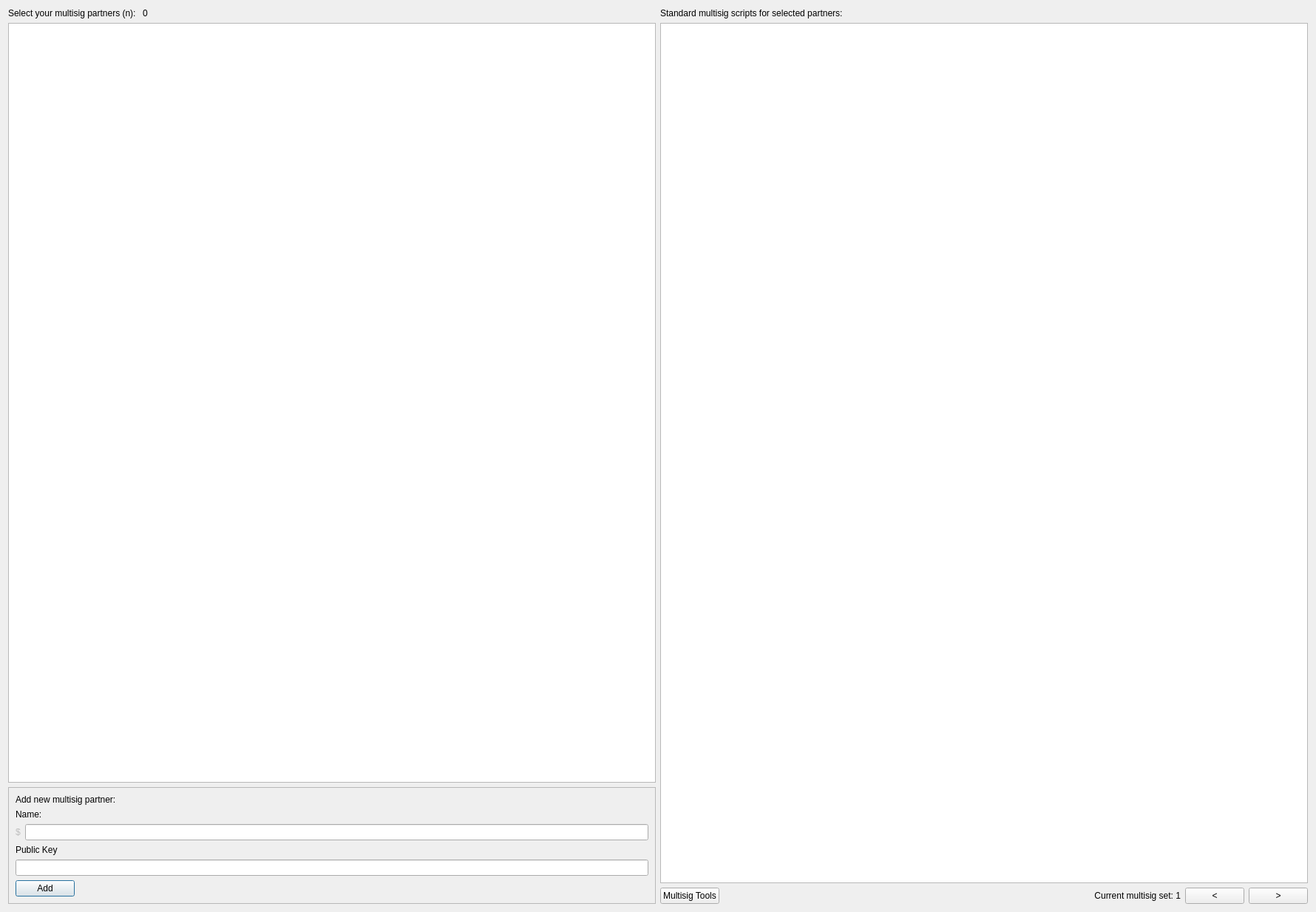
<?xml version="1.0" encoding="UTF-8"?>
<ui version="4.0">
 <class>MultisigLoungeDialog</class>
 <widget class="QDialog" name="MultisigLoungeDialog">
  <property name="geometry">
   <rect>
    <x>0</x>
    <y>0</y>
    <width>1780</width>
    <height>1234</height>
   </rect>
  </property>
  <property name="windowTitle">
   <string>Multisig Lounge</string>
  </property>
  <layout class="QHBoxLayout" name="horizontalLayout">
   <item>
    <layout class="QVBoxLayout" name="verticalLayout">
     <item>
      <layout class="QHBoxLayout" name="horizontalLayout_3">
       <property name="bottomMargin">
        <number>0</number>
       </property>
       <item>
        <widget class="QLabel" name="label">
         <property name="sizePolicy">
          <sizepolicy hsizetype="Maximum" vsizetype="Preferred">
           <horstretch>0</horstretch>
           <verstretch>0</verstretch>
          </sizepolicy>
         </property>
         <property name="text">
          <string>Select your multisig partners (n): </string>
         </property>
        </widget>
       </item>
       <item>
        <widget class="QLabel" name="labelN">
         <property name="text">
          <string>0</string>
         </property>
        </widget>
       </item>
      </layout>
     </item>
     <item>
      <widget class="QTableWidget" name="tableWidgetPartner">
       <property name="font">
        <font>
         <family>Noto Mono</family>
        </font>
       </property>
       <attribute name="verticalHeaderVisible">
        <bool>false</bool>
       </attribute>
      </widget>
     </item>
     <item>
      <widget class="QFrame" name="frame">
       <property name="frameShape">
        <enum>QFrame::StyledPanel</enum>
       </property>
       <property name="frameShadow">
        <enum>QFrame::Raised</enum>
       </property>
       <layout class="QVBoxLayout" name="verticalLayout_3">
        <item>
         <widget class="QLabel" name="label_5">
          <property name="text">
           <string>Add new multisig partner:</string>
          </property>
         </widget>
        </item>
        <item>
         <widget class="QLabel" name="label_2">
          <property name="text">
           <string>Name:</string>
          </property>
         </widget>
        </item>
        <item>
         <layout class="QHBoxLayout" name="horizontalLayout_2">
          <property name="bottomMargin">
           <number>0</number>
          </property>
          <item>
           <widget class="QLabel" name="label_4">
            <property name="enabled">
             <bool>false</bool>
            </property>
            <property name="text">
             <string>$</string>
            </property>
           </widget>
          </item>
          <item>
           <widget class="QLineEdit" name="lineEditName"/>
          </item>
         </layout>
        </item>
        <item>
         <widget class="QLabel" name="label_3">
          <property name="text">
           <string>Public Key</string>
          </property>
         </widget>
        </item>
        <item>
         <widget class="QLineEdit" name="lineEditPub"/>
        </item>
        <item>
         <widget class="QPushButton" name="pushButtonAdd">
          <property name="sizePolicy">
           <sizepolicy hsizetype="Maximum" vsizetype="Fixed">
            <horstretch>0</horstretch>
            <verstretch>0</verstretch>
           </sizepolicy>
          </property>
          <property name="text">
           <string>Add</string>
          </property>
         </widget>
        </item>
       </layout>
      </widget>
     </item>
    </layout>
   </item>
   <item>
    <layout class="QVBoxLayout" name="verticalLayout_2">
     <property name="leftMargin">
      <number>0</number>
     </property>
     <item>
      <widget class="QLabel" name="label_6">
       <property name="text">
        <string>Standard multisig scripts for selected partners:</string>
       </property>
      </widget>
     </item>
     <item>
      <widget class="QTableWidget" name="tableWidgetMultisig">
       <property name="font">
        <font>
         <family>Noto Mono</family>
        </font>
       </property>
       <attribute name="verticalHeaderVisible">
        <bool>false</bool>
       </attribute>
      </widget>
     </item>
     <item>
      <layout class="QHBoxLayout" name="horizontalLayout_4">
       <property name="bottomMargin">
        <number>0</number>
       </property>
       <item>
        <widget class="QPushButton" name="pushButtonMultisigDialog">
         <property name="sizePolicy">
          <sizepolicy hsizetype="Maximum" vsizetype="Fixed">
           <horstretch>0</horstretch>
           <verstretch>0</verstretch>
          </sizepolicy>
         </property>
         <property name="text">
          <string>Multisig Tools</string>
         </property>
        </widget>
       </item>
       <item>
        <widget class="QLabel" name="label_7">
         <property name="layoutDirection">
          <enum>Qt::LeftToRight</enum>
         </property>
         <property name="text">
          <string>Current multisig set: 1</string>
         </property>
         <property name="alignment">
          <set>Qt::AlignRight|Qt::AlignTrailing|Qt::AlignVCenter</set>
         </property>
        </widget>
       </item>
       <item>
        <widget class="QPushButton" name="pushButton_2">
         <property name="sizePolicy">
          <sizepolicy hsizetype="Maximum" vsizetype="Fixed">
           <horstretch>0</horstretch>
           <verstretch>0</verstretch>
          </sizepolicy>
         </property>
         <property name="text">
          <string>&lt;</string>
         </property>
        </widget>
       </item>
       <item>
        <widget class="QPushButton" name="pushButton">
         <property name="sizePolicy">
          <sizepolicy hsizetype="Maximum" vsizetype="Fixed">
           <horstretch>0</horstretch>
           <verstretch>0</verstretch>
          </sizepolicy>
         </property>
         <property name="text">
          <string>&gt;</string>
         </property>
        </widget>
       </item>
      </layout>
     </item>
    </layout>
   </item>
  </layout>
 </widget>
 <resources/>
 <connections/>
</ui>
